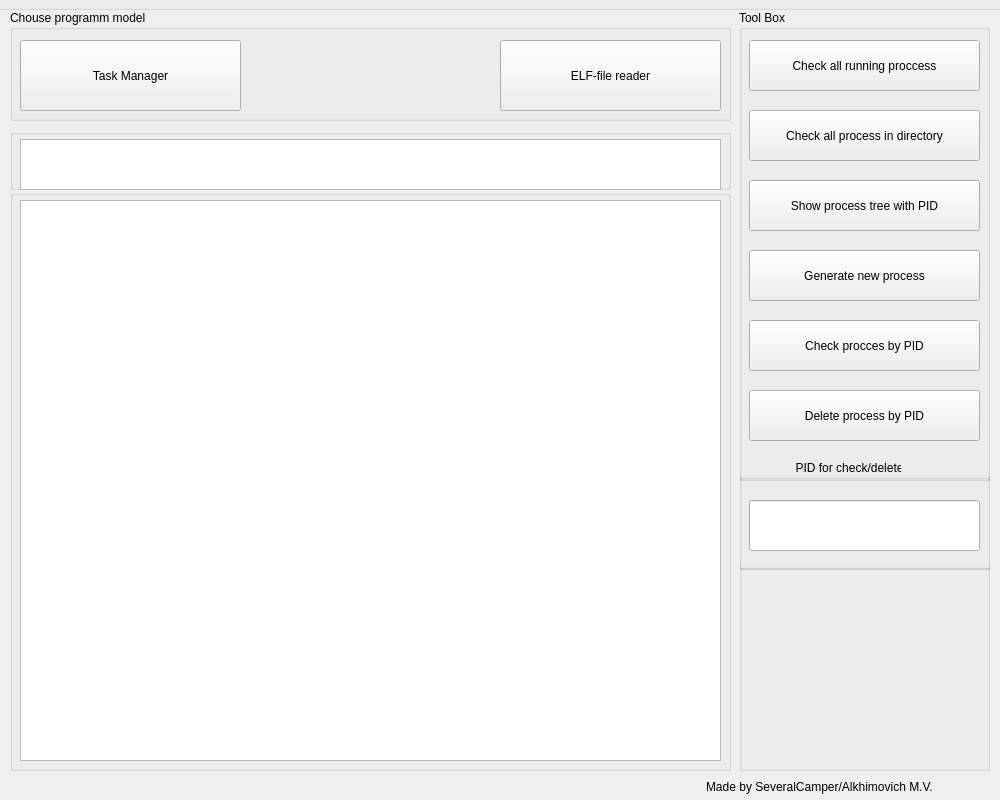
<?xml version="1.0" encoding="UTF-8"?>
<ui version="4.0">
 <class>MainWindow</class>
 <widget class="QMainWindow" name="MainWindow">
  <property name="geometry">
   <rect>
    <x>0</x>
    <y>0</y>
    <width>1000</width>
    <height>800</height>
   </rect>
  </property>
  <property name="windowTitle">
   <string>MainWindow</string>
  </property>
  <widget class="QWidget" name="centralwidget">
   <widget class="QGroupBox" name="groupBox_Main">
    <property name="geometry">
     <rect>
      <x>739</x>
      <y>10</y>
      <width>251</width>
      <height>761</height>
     </rect>
    </property>
    <property name="title">
     <string>Tool Box</string>
    </property>
    <widget class="QPushButton" name="pushButton_CheckAllProcess">
     <property name="geometry">
      <rect>
       <x>10</x>
       <y>30</y>
       <width>231</width>
       <height>51</height>
      </rect>
     </property>
     <property name="text">
      <string>Check all running proccess</string>
     </property>
    </widget>
    <widget class="QPushButton" name="pushButton_CheckAllDirProcess">
     <property name="geometry">
      <rect>
       <x>10</x>
       <y>100</y>
       <width>231</width>
       <height>51</height>
      </rect>
     </property>
     <property name="text">
      <string>Check all process in directory</string>
     </property>
    </widget>
    <widget class="QPushButton" name="pushButton_CheckPID">
     <property name="geometry">
      <rect>
       <x>10</x>
       <y>310</y>
       <width>231</width>
       <height>51</height>
      </rect>
     </property>
     <property name="text">
      <string>Check procces by PID</string>
     </property>
    </widget>
    <widget class="QPushButton" name="pushButton_GenerateProcess">
     <property name="geometry">
      <rect>
       <x>10</x>
       <y>240</y>
       <width>231</width>
       <height>51</height>
      </rect>
     </property>
     <property name="text">
      <string>Generate new process</string>
     </property>
    </widget>
    <widget class="QPushButton" name="pushButton_ShowProcessTree">
     <property name="geometry">
      <rect>
       <x>10</x>
       <y>170</y>
       <width>231</width>
       <height>51</height>
      </rect>
     </property>
     <property name="text">
      <string>Show process tree with PID</string>
     </property>
    </widget>
    <widget class="QPushButton" name="pushButton_DeletePID">
     <property name="geometry">
      <rect>
       <x>10</x>
       <y>380</y>
       <width>231</width>
       <height>51</height>
      </rect>
     </property>
     <property name="text">
      <string>Delete process by PID</string>
     </property>
    </widget>
    <widget class="QLineEdit" name="lineEdit_PID">
     <property name="geometry">
      <rect>
       <x>10</x>
       <y>490</y>
       <width>231</width>
       <height>51</height>
      </rect>
     </property>
    </widget>
    <widget class="QGroupBox" name="groupBox_PIDEditTopSeparator">
     <property name="geometry">
      <rect>
       <x>0</x>
       <y>450</y>
       <width>251</width>
       <height>21</height>
      </rect>
     </property>
     <property name="title">
      <string>                 PID for check/delete</string>
     </property>
    </widget>
    <widget class="QGroupBox" name="groupBox_PIDEditDownSeparator">
     <property name="geometry">
      <rect>
       <x>0</x>
       <y>540</y>
       <width>251</width>
       <height>20</height>
      </rect>
     </property>
     <property name="title">
      <string>                                   .</string>
     </property>
    </widget>
   </widget>
   <widget class="QGroupBox" name="proupBox_ChoseProgrammModel">
    <property name="geometry">
     <rect>
      <x>10</x>
      <y>10</y>
      <width>721</width>
      <height>111</height>
     </rect>
    </property>
    <property name="title">
     <string>Chouse programm model</string>
    </property>
    <widget class="QPushButton" name="pushButton_SwitchToTaskManager">
     <property name="geometry">
      <rect>
       <x>10</x>
       <y>30</y>
       <width>221</width>
       <height>71</height>
      </rect>
     </property>
     <property name="text">
      <string>Task Manager</string>
     </property>
    </widget>
    <widget class="QPushButton" name="pushButton_SwitchToELFReader">
     <property name="geometry">
      <rect>
       <x>490</x>
       <y>30</y>
       <width>221</width>
       <height>71</height>
      </rect>
     </property>
     <property name="text">
      <string>ELF-file reader</string>
     </property>
    </widget>
   </widget>
   <widget class="QGroupBox" name="groupBox_OutputTabel">
    <property name="geometry">
     <rect>
      <x>10</x>
      <y>129</y>
      <width>721</width>
      <height>61</height>
     </rect>
    </property>
    <property name="title">
     <string/>
    </property>
    <widget class="QTextBrowser" name="textBrowser_OutputTabel">
     <property name="geometry">
      <rect>
       <x>10</x>
       <y>10</y>
       <width>701</width>
       <height>51</height>
      </rect>
     </property>
    </widget>
   </widget>
   <widget class="QLabel" name="label_Authorship">
    <property name="geometry">
     <rect>
      <x>706</x>
      <y>776</y>
      <width>291</width>
      <height>21</height>
     </rect>
    </property>
    <property name="text">
     <string>Made by SeveralCamper/Alkhimovich M.V.</string>
    </property>
   </widget>
   <widget class="QGroupBox" name="groupBox_TopMainSeparator">
    <property name="geometry">
     <rect>
      <x>-10</x>
      <y>-10</y>
      <width>1021</width>
      <height>20</height>
     </rect>
    </property>
    <property name="title">
     <string/>
    </property>
   </widget>
   <widget class="QGroupBox" name="groupBox_Output">
    <property name="geometry">
     <rect>
      <x>10</x>
      <y>190</y>
      <width>721</width>
      <height>581</height>
     </rect>
    </property>
    <property name="title">
     <string/>
    </property>
    <widget class="QTextBrowser" name="textBrowser_Output">
     <property name="geometry">
      <rect>
       <x>10</x>
       <y>10</y>
       <width>701</width>
       <height>561</height>
      </rect>
     </property>
     <property name="html">
      <string>&lt;!DOCTYPE HTML PUBLIC &quot;-//W3C//DTD HTML 4.0//EN&quot; &quot;http://www.w3.org/TR/REC-html40/strict.dtd&quot;&gt;
&lt;html&gt;&lt;head&gt;&lt;meta name=&quot;qrichtext&quot; content=&quot;1&quot; /&gt;&lt;meta charset=&quot;utf-8&quot; /&gt;&lt;style type=&quot;text/css&quot;&gt;
p, li { white-space: pre-wrap; }
hr { height: 1px; border-width: 0; }
li.unchecked::marker { content: &quot;\2610&quot;; }
li.checked::marker { content: &quot;\2612&quot;; }
&lt;/style&gt;&lt;/head&gt;&lt;body style=&quot; font-family:'Ubuntu'; font-size:11pt; font-weight:400; font-style:normal;&quot;&gt;
&lt;p style=&quot;-qt-paragraph-type:empty; margin-top:0px; margin-bottom:0px; margin-left:0px; margin-right:0px; -qt-block-indent:0; text-indent:0px;&quot;&gt;&lt;br /&gt;&lt;/p&gt;&lt;/body&gt;&lt;/html&gt;</string>
     </property>
    </widget>
   </widget>
  </widget>
 </widget>
 <resources/>
 <connections/>
</ui>
